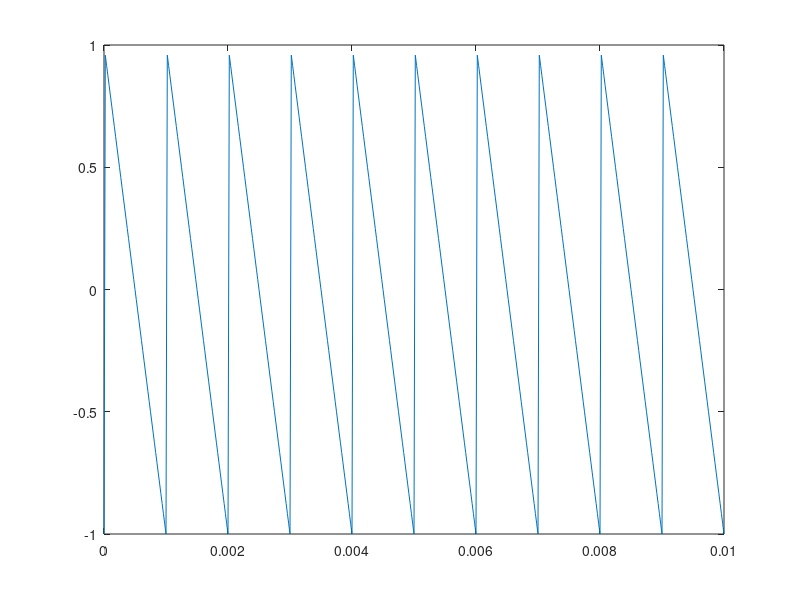

Source code (MATLAB): (Note: this script raises an error after producing the figure.)
%duration [s]
T=10;
%sample rate [Hz] Supported by SoundCard (16000,48000,96000,192000)
Fs = 48000;
%samples
N = T*Fs;
%samples vector
t = 0 : 1/Fs : T;
%Frequency [Hz]
Fn = 1000;
%Signal
y = sin(Fn*2*pi*t);
plot(t,y);
%Play sound
sound(y,Fs);
audiowrite('sine.wav',y,Fs);
%%
%duration [s]
T=0.1;
%sample rate [Hz] Supported by SoundCard (16000,48000,96000,192000)
Fs = 48000;
%samples
N = T*Fs;
%samples vector
t = 0 : 1/Fs : T;
%Frequency [Hz]
Fn = 1000;
%Signal
y = sawtooth(Fn*2*pi*t);
plot(t,y);
%Play sound
sound(y,Fs);
audiowrite('sawtooth_100_10times.wav',y,Fs);
%%
%duration [s]
T=0.1;
%sample rate [Hz] Supported by SoundCard (16000,48000,96000,192000)
Fs = 48000;
%samples
N = T*Fs;
%samples vector
t = 0 : 1/Fs : T;
%Frequency [Hz]
Fn = 1000;
%Signal
y = sawtooth(-Fn*2*pi*t);
plot(t,y);
%Play sound
sound(y,Fs);
audiowrite('sawtooth_100_minus.wav',y,Fs);
%%
%duration [s]
T=0.01;
%sample rate [Hz] Supported by SoundCard (16000,48000,96000,192000)
Fs = 48000;
%samples
N = T*Fs;
%samples vector
t = 0 : 1/Fs : T;
%Frequency [Hz]
Fn = 1000;
%Signal
y = sawtooth(Fn*2*pi*t);
plot(t,y);
%Play sound
%sound(y,Fs);
audiowrite('sawtooth_10.wav',y,Fs);
%%
%duration [s]
T=0.01;
%sample rate [Hz] Supported by SoundCard (16000,48000,96000,192000)
Fs = 48000;
%samples
N = T*Fs;
%samples vector
t = 0 : 1/Fs : T;
%Frequency [Hz]
Fn = 1000;
%Signal
y = sawtooth(-Fn*2*pi*t);
plot(t,y);
%Play sound
%sound(y,Fs);
audiowrite('sawtooth_10_minus.wav',y,Fs);
%%

t  = [ 0 : 1 : 10000];           % Time Samples
f  = 1000;                       % Input Signal Frequency
Fs = 44100;                     % Sampling Frequency
data = sin(2*pi*f/Fs*t)';        % Generate Sine Wave
wavplay(data,Fs)  
audiowrite('test.wav',y,Fs);
